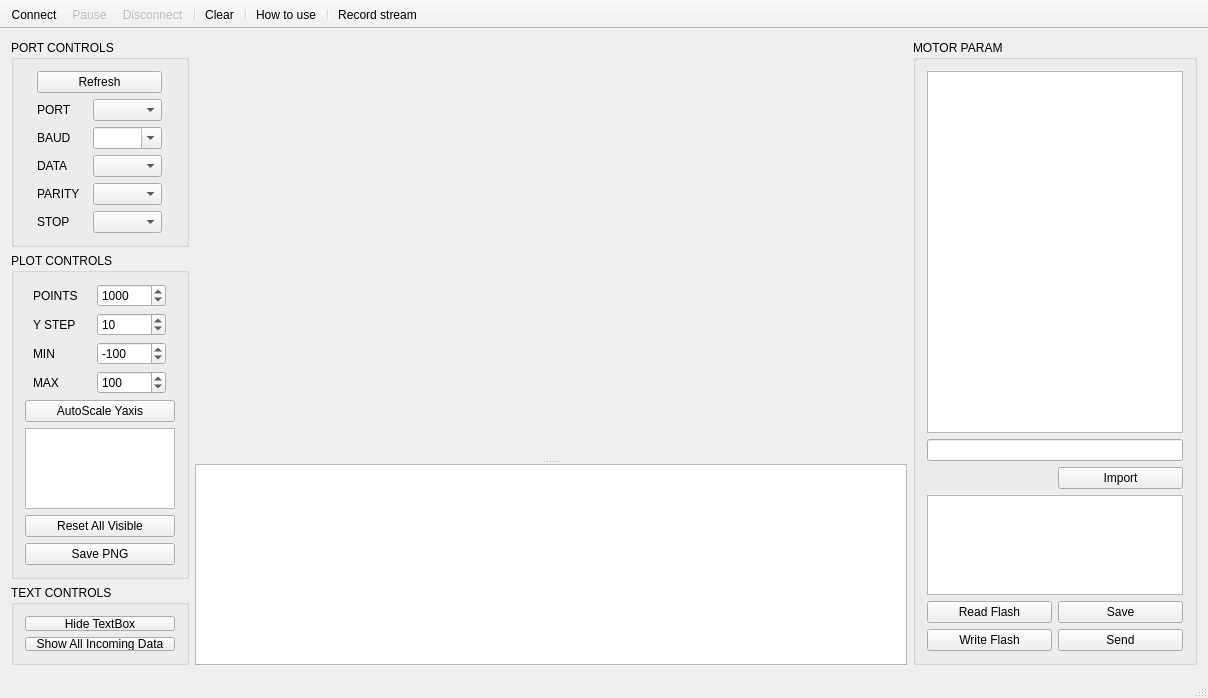
<?xml version="1.0" encoding="UTF-8"?>
<ui version="4.0">
 <class>MainWindow</class>
 <widget class="QMainWindow" name="MainWindow">
  <property name="geometry">
   <rect>
    <x>0</x>
    <y>0</y>
    <width>1208</width>
    <height>698</height>
   </rect>
  </property>
  <property name="minimumSize">
   <size>
    <width>840</width>
    <height>620</height>
   </size>
  </property>
  <property name="windowTitle">
   <string>MainWindow</string>
  </property>
  <widget class="QWidget" name="centralWidget">
   <layout class="QGridLayout" name="gridLayout_3">
    <item row="0" column="0">
     <layout class="QVBoxLayout" name="controlsLayout">
      <item>
       <widget class="QGroupBox" name="PortControlsBox">
        <property name="title">
         <string>PORT CONTROLS</string>
        </property>
        <property name="flat">
         <bool>false</bool>
        </property>
        <property name="checkable">
         <bool>false</bool>
        </property>
        <layout class="QGridLayout" name="gridLayout">
         <item row="0" column="0">
          <layout class="QVBoxLayout" name="verticalLayout_3">
           <item>
            <widget class="QPushButton" name="pushButton">
             <property name="text">
              <string>Refresh</string>
             </property>
            </widget>
           </item>
           <item>
            <layout class="QHBoxLayout" name="horizontalLayout">
             <item>
              <widget class="QLabel" name="labelPort">
               <property name="maximumSize">
                <size>
                 <width>50</width>
                 <height>16777215</height>
                </size>
               </property>
               <property name="text">
                <string>PORT</string>
               </property>
              </widget>
             </item>
             <item>
              <widget class="QComboBox" name="comboPort">
               <property name="sizePolicy">
                <sizepolicy hsizetype="Fixed" vsizetype="Fixed">
                 <horstretch>0</horstretch>
                 <verstretch>0</verstretch>
                </sizepolicy>
               </property>
               <property name="minimumSize">
                <size>
                 <width>69</width>
                 <height>0</height>
                </size>
               </property>
               <property name="maximumSize">
                <size>
                 <width>69</width>
                 <height>16777215</height>
                </size>
               </property>
              </widget>
             </item>
            </layout>
           </item>
           <item>
            <layout class="QHBoxLayout" name="horizontalLayout_2">
             <item>
              <widget class="QLabel" name="labelBaud">
               <property name="maximumSize">
                <size>
                 <width>50</width>
                 <height>16777215</height>
                </size>
               </property>
               <property name="text">
                <string>BAUD</string>
               </property>
              </widget>
             </item>
             <item>
              <widget class="QComboBox" name="comboBaud">
               <property name="sizePolicy">
                <sizepolicy hsizetype="Fixed" vsizetype="Fixed">
                 <horstretch>0</horstretch>
                 <verstretch>0</verstretch>
                </sizepolicy>
               </property>
               <property name="minimumSize">
                <size>
                 <width>69</width>
                 <height>0</height>
                </size>
               </property>
               <property name="maximumSize">
                <size>
                 <width>69</width>
                 <height>16777215</height>
                </size>
               </property>
               <property name="editable">
                <bool>true</bool>
               </property>
              </widget>
             </item>
            </layout>
           </item>
           <item>
            <layout class="QHBoxLayout" name="horizontalLayout_3">
             <item>
              <widget class="QLabel" name="labelData">
               <property name="maximumSize">
                <size>
                 <width>50</width>
                 <height>16777215</height>
                </size>
               </property>
               <property name="text">
                <string>DATA</string>
               </property>
              </widget>
             </item>
             <item>
              <widget class="QComboBox" name="comboData">
               <property name="sizePolicy">
                <sizepolicy hsizetype="Fixed" vsizetype="Fixed">
                 <horstretch>0</horstretch>
                 <verstretch>0</verstretch>
                </sizepolicy>
               </property>
               <property name="minimumSize">
                <size>
                 <width>69</width>
                 <height>0</height>
                </size>
               </property>
               <property name="maximumSize">
                <size>
                 <width>69</width>
                 <height>16777215</height>
                </size>
               </property>
              </widget>
             </item>
            </layout>
           </item>
           <item>
            <layout class="QHBoxLayout" name="horizontalLayout_4">
             <item>
              <widget class="QLabel" name="labelParity">
               <property name="maximumSize">
                <size>
                 <width>50</width>
                 <height>16777215</height>
                </size>
               </property>
               <property name="text">
                <string>PARITY</string>
               </property>
              </widget>
             </item>
             <item>
              <widget class="QComboBox" name="comboParity">
               <property name="sizePolicy">
                <sizepolicy hsizetype="Fixed" vsizetype="Fixed">
                 <horstretch>0</horstretch>
                 <verstretch>0</verstretch>
                </sizepolicy>
               </property>
               <property name="minimumSize">
                <size>
                 <width>69</width>
                 <height>0</height>
                </size>
               </property>
               <property name="maximumSize">
                <size>
                 <width>69</width>
                 <height>16777215</height>
                </size>
               </property>
              </widget>
             </item>
            </layout>
           </item>
           <item>
            <layout class="QHBoxLayout" name="horizontalLayout_5">
             <item>
              <widget class="QLabel" name="labelStop">
               <property name="maximumSize">
                <size>
                 <width>50</width>
                 <height>16777215</height>
                </size>
               </property>
               <property name="text">
                <string>STOP</string>
               </property>
              </widget>
             </item>
             <item>
              <widget class="QComboBox" name="comboStop">
               <property name="sizePolicy">
                <sizepolicy hsizetype="Fixed" vsizetype="Fixed">
                 <horstretch>0</horstretch>
                 <verstretch>0</verstretch>
                </sizepolicy>
               </property>
               <property name="minimumSize">
                <size>
                 <width>69</width>
                 <height>0</height>
                </size>
               </property>
               <property name="maximumSize">
                <size>
                 <width>69</width>
                 <height>16777215</height>
                </size>
               </property>
              </widget>
             </item>
            </layout>
           </item>
          </layout>
         </item>
        </layout>
       </widget>
      </item>
      <item>
       <widget class="QGroupBox" name="PlotControlsBox">
        <property name="title">
         <string>PLOT CONTROLS</string>
        </property>
        <layout class="QGridLayout" name="gridLayout_2">
         <item row="0" column="0">
          <layout class="QVBoxLayout" name="plotControlsLayout">
           <item>
            <layout class="QHBoxLayout" name="horizontalLayout_10">
             <item>
              <widget class="QLabel" name="pointsLabel">
               <property name="minimumSize">
                <size>
                 <width>50</width>
                 <height>0</height>
                </size>
               </property>
               <property name="maximumSize">
                <size>
                 <width>50</width>
                 <height>16777215</height>
                </size>
               </property>
               <property name="text">
                <string>POINTS</string>
               </property>
              </widget>
             </item>
             <item>
              <widget class="QSpinBox" name="spinPoints">
               <property name="minimumSize">
                <size>
                 <width>69</width>
                 <height>0</height>
                </size>
               </property>
               <property name="maximumSize">
                <size>
                 <width>69</width>
                 <height>16777215</height>
                </size>
               </property>
               <property name="minimum">
                <number>0</number>
               </property>
               <property name="maximum">
                <number>999999999</number>
               </property>
               <property name="singleStep">
                <number>10</number>
               </property>
               <property name="value">
                <number>1000</number>
               </property>
              </widget>
             </item>
            </layout>
           </item>
           <item>
            <layout class="QHBoxLayout" name="horizontalLayout_9">
             <item>
              <widget class="QLabel" name="labelYStep">
               <property name="minimumSize">
                <size>
                 <width>50</width>
                 <height>0</height>
                </size>
               </property>
               <property name="maximumSize">
                <size>
                 <width>50</width>
                 <height>16777215</height>
                </size>
               </property>
               <property name="text">
                <string>Y STEP</string>
               </property>
              </widget>
             </item>
             <item>
              <widget class="QSpinBox" name="spinYStep">
               <property name="minimumSize">
                <size>
                 <width>69</width>
                 <height>0</height>
                </size>
               </property>
               <property name="maximumSize">
                <size>
                 <width>69</width>
                 <height>16777215</height>
                </size>
               </property>
               <property name="minimum">
                <number>1</number>
               </property>
               <property name="maximum">
                <number>10000</number>
               </property>
               <property name="singleStep">
                <number>1</number>
               </property>
               <property name="value">
                <number>10</number>
               </property>
              </widget>
             </item>
            </layout>
           </item>
           <item>
            <layout class="QHBoxLayout" name="horizontalLayout_7">
             <item>
              <widget class="QLabel" name="label">
               <property name="minimumSize">
                <size>
                 <width>50</width>
                 <height>0</height>
                </size>
               </property>
               <property name="maximumSize">
                <size>
                 <width>50</width>
                 <height>16777215</height>
                </size>
               </property>
               <property name="text">
                <string>MIN</string>
               </property>
              </widget>
             </item>
             <item>
              <widget class="QSpinBox" name="spinAxesMin">
               <property name="minimumSize">
                <size>
                 <width>69</width>
                 <height>0</height>
                </size>
               </property>
               <property name="maximumSize">
                <size>
                 <width>69</width>
                 <height>16777215</height>
                </size>
               </property>
               <property name="minimum">
                <number>-65536</number>
               </property>
               <property name="maximum">
                <number>65536</number>
               </property>
               <property name="singleStep">
                <number>10</number>
               </property>
               <property name="value">
                <number>-100</number>
               </property>
              </widget>
             </item>
            </layout>
           </item>
           <item>
            <layout class="QHBoxLayout" name="horizontalLayout_8">
             <item>
              <widget class="QLabel" name="label_2">
               <property name="minimumSize">
                <size>
                 <width>50</width>
                 <height>0</height>
                </size>
               </property>
               <property name="maximumSize">
                <size>
                 <width>50</width>
                 <height>16777215</height>
                </size>
               </property>
               <property name="text">
                <string>MAX</string>
               </property>
              </widget>
             </item>
             <item>
              <widget class="QSpinBox" name="spinAxesMax">
               <property name="minimumSize">
                <size>
                 <width>69</width>
                 <height>0</height>
                </size>
               </property>
               <property name="maximumSize">
                <size>
                 <width>69</width>
                 <height>16777215</height>
                </size>
               </property>
               <property name="minimum">
                <number>-65536</number>
               </property>
               <property name="maximum">
                <number>65536</number>
               </property>
               <property name="singleStep">
                <number>10</number>
               </property>
               <property name="value">
                <number>100</number>
               </property>
              </widget>
             </item>
            </layout>
           </item>
           <item>
            <widget class="QPushButton" name="pushButton_AutoScale">
             <property name="sizeIncrement">
              <size>
               <width>0</width>
               <height>8</height>
              </size>
             </property>
             <property name="text">
              <string>AutoScale Yaxis</string>
             </property>
            </widget>
           </item>
           <item>
            <widget class="QListWidget" name="listWidget_Channels">
             <property name="sizePolicy">
              <sizepolicy hsizetype="Minimum" vsizetype="MinimumExpanding">
               <horstretch>0</horstretch>
               <verstretch>0</verstretch>
              </sizepolicy>
             </property>
             <property name="minimumSize">
              <size>
               <width>0</width>
               <height>0</height>
              </size>
             </property>
             <property name="maximumSize">
              <size>
               <width>150</width>
               <height>16777215</height>
              </size>
             </property>
             <property name="layoutDirection">
              <enum>Qt::LeftToRight</enum>
             </property>
             <property name="autoScroll">
              <bool>false</bool>
             </property>
             <property name="editTriggers">
              <set>QAbstractItemView::NoEditTriggers</set>
             </property>
             <property name="alternatingRowColors">
              <bool>true</bool>
             </property>
             <property name="selectionBehavior">
              <enum>QAbstractItemView::SelectItems</enum>
             </property>
             <property name="textElideMode">
              <enum>Qt::ElideMiddle</enum>
             </property>
             <property name="resizeMode">
              <enum>QListView::Adjust</enum>
             </property>
             <property name="modelColumn">
              <number>0</number>
             </property>
             <property name="selectionRectVisible">
              <bool>true</bool>
             </property>
            </widget>
           </item>
           <item>
            <widget class="QPushButton" name="pushButton_ResetVisible">
             <property name="text">
              <string>Reset All Visible</string>
             </property>
            </widget>
           </item>
           <item>
            <widget class="QPushButton" name="savePNGButton">
             <property name="text">
              <string>Save PNG</string>
             </property>
            </widget>
           </item>
          </layout>
         </item>
        </layout>
       </widget>
      </item>
      <item>
       <spacer name="verticalSpacer">
        <property name="orientation">
         <enum>Qt::Vertical</enum>
        </property>
        <property name="sizeHint" stdset="0">
         <size>
          <width>20</width>
          <height>40</height>
         </size>
        </property>
       </spacer>
      </item>
      <item>
       <widget class="QGroupBox" name="gridGroupBox">
        <property name="minimumSize">
         <size>
          <width>0</width>
          <height>80</height>
         </size>
        </property>
        <property name="title">
         <string>TEXT CONTROLS</string>
        </property>
        <layout class="QGridLayout" name="TextControlsBox">
         <item row="0" column="0">
          <layout class="QVBoxLayout" name="verticalLayout">
           <item>
            <widget class="QPushButton" name="pushButton_TextEditHide">
             <property name="text">
              <string>Hide TextBox</string>
             </property>
             <property name="checkable">
              <bool>true</bool>
             </property>
             <property name="checked">
              <bool>false</bool>
             </property>
            </widget>
           </item>
           <item>
            <widget class="QPushButton" name="pushButton_ShowallData">
             <property name="text">
              <string>Show All Incoming Data</string>
             </property>
             <property name="checkable">
              <bool>true</bool>
             </property>
            </widget>
           </item>
          </layout>
         </item>
        </layout>
       </widget>
      </item>
     </layout>
    </item>
    <item row="0" column="1">
     <layout class="QGridLayout" name="gridLayout_4">
      <item row="0" column="0">
       <spacer name="horizontalSpacer">
        <property name="orientation">
         <enum>Qt::Horizontal</enum>
        </property>
        <property name="sizeHint" stdset="0">
         <size>
          <width>40</width>
          <height>1</height>
         </size>
        </property>
       </spacer>
      </item>
      <item row="1" column="0">
       <widget class="QSplitter" name="splitter">
        <property name="sizePolicy">
         <sizepolicy hsizetype="Expanding" vsizetype="MinimumExpanding">
          <horstretch>0</horstretch>
          <verstretch>0</verstretch>
         </sizepolicy>
        </property>
        <property name="font">
         <font>
          <family>Consolas</family>
         </font>
        </property>
        <property name="frameShape">
         <enum>QFrame::NoFrame</enum>
        </property>
        <property name="orientation">
         <enum>Qt::Vertical</enum>
        </property>
        <property name="opaqueResize">
         <bool>true</bool>
        </property>
        <property name="handleWidth">
         <number>5</number>
        </property>
        <property name="childrenCollapsible">
         <bool>false</bool>
        </property>
        <widget class="QCustomPlot" name="plot" native="true">
         <property name="sizePolicy">
          <sizepolicy hsizetype="Preferred" vsizetype="Expanding">
           <horstretch>0</horstretch>
           <verstretch>0</verstretch>
          </sizepolicy>
         </property>
         <property name="minimumSize">
          <size>
           <width>0</width>
           <height>400</height>
          </size>
         </property>
        </widget>
        <widget class="QTextEdit" name="textEdit_UartWindow">
         <property name="sizePolicy">
          <sizepolicy hsizetype="Preferred" vsizetype="Minimum">
           <horstretch>0</horstretch>
           <verstretch>0</verstretch>
          </sizepolicy>
         </property>
         <property name="minimumSize">
          <size>
           <width>0</width>
           <height>150</height>
          </size>
         </property>
        </widget>
       </widget>
      </item>
     </layout>
    </item>
    <item row="0" column="2">
     <widget class="QGroupBox" name="groupBox">
      <property name="minimumSize">
       <size>
        <width>200</width>
        <height>0</height>
       </size>
      </property>
      <property name="title">
       <string>MOTOR PARAM</string>
      </property>
      <layout class="QGridLayout" name="gridLayout_5">
       <item row="5" column="1">
        <widget class="QPushButton" name="pushButton_SaveParam">
         <property name="text">
          <string>Save</string>
         </property>
        </widget>
       </item>
       <item row="2" column="0" colspan="2">
        <widget class="QLineEdit" name="lineEdit_ConfigFile">
         <property name="readOnly">
          <bool>true</bool>
         </property>
        </widget>
       </item>
       <item row="7" column="1">
        <widget class="QPushButton" name="pushButton_Send">
         <property name="text">
          <string>Send</string>
         </property>
        </widget>
       </item>
       <item row="5" column="0">
        <widget class="QPushButton" name="pushButton_ReadFlash">
         <property name="text">
          <string>Read Flash</string>
         </property>
        </widget>
       </item>
       <item row="3" column="1">
        <widget class="QPushButton" name="pushButton_Import">
         <property name="text">
          <string>Import</string>
         </property>
        </widget>
       </item>
       <item row="7" column="0">
        <widget class="QPushButton" name="pushButton_WriteFlash">
         <property name="text">
          <string>Write Flash</string>
         </property>
        </widget>
       </item>
       <item row="1" column="0" colspan="2">
        <widget class="QTableView" name="tableView_MotorParam">
         <property name="minimumSize">
          <size>
           <width>200</width>
           <height>0</height>
          </size>
         </property>
        </widget>
       </item>
       <item row="4" column="0" colspan="2">
        <widget class="QTextEdit" name="textEdit">
         <property name="maximumSize">
          <size>
           <width>16777215</width>
           <height>100</height>
          </size>
         </property>
        </widget>
       </item>
      </layout>
     </widget>
    </item>
   </layout>
  </widget>
  <widget class="QStatusBar" name="statusBar"/>
  <widget class="QToolBar" name="toolBar">
   <property name="windowTitle">
    <string>toolBar</string>
   </property>
   <property name="movable">
    <bool>false</bool>
   </property>
   <property name="allowedAreas">
    <set>Qt::TopToolBarArea</set>
   </property>
   <property name="floatable">
    <bool>false</bool>
   </property>
   <attribute name="toolBarArea">
    <enum>TopToolBarArea</enum>
   </attribute>
   <attribute name="toolBarBreak">
    <bool>false</bool>
   </attribute>
   <addaction name="actionConnect"/>
   <addaction name="actionPause_Plot"/>
   <addaction name="actionDisconnect"/>
   <addaction name="separator"/>
   <addaction name="actionClear"/>
   <addaction name="separator"/>
   <addaction name="actionHow_to_use"/>
   <addaction name="separator"/>
   <addaction name="actionRecord_stream"/>
  </widget>
  <action name="actionConnect">
   <property name="icon">
    <iconset resource="res/serial_port_plotter.qrc">
     <normaloff>:/serial_port_plotter/play_nor.png</normaloff>
     <normalon>:/serial_port_plotter/play_nor.png</normalon>
     <disabledoff>:/serial_port_plotter/play_dis.png</disabledoff>
     <disabledon>:/serial_port_plotter/play_dis.png</disabledon>
     <activeoff>:/serial_port_plotter/play_act.png</activeoff>
     <activeon>:/serial_port_plotter/play_act.png</activeon>
     <selectedoff>:/serial_port_plotter/play_act.png</selectedoff>
     <selectedon>:/serial_port_plotter/play_act.png</selectedon>:/serial_port_plotter/play_nor.png</iconset>
   </property>
   <property name="text">
    <string>Connect</string>
   </property>
   <property name="toolTip">
    <string>Connect to COM port</string>
   </property>
  </action>
  <action name="actionPause_Plot">
   <property name="enabled">
    <bool>false</bool>
   </property>
   <property name="icon">
    <iconset resource="res/serial_port_plotter.qrc">
     <normaloff>:/serial_port_plotter/pause_nor.png</normaloff>
     <normalon>:/serial_port_plotter/pause_nor.png</normalon>
     <disabledoff>:/serial_port_plotter/pause_dis.png</disabledoff>
     <disabledon>:/serial_port_plotter/pause_dis.png</disabledon>
     <activeoff>:/serial_port_plotter/pause_act.png</activeoff>
     <activeon>:/serial_port_plotter/pause_act.png</activeon>
     <selectedoff>:/serial_port_plotter/pause_act.png</selectedoff>
     <selectedon>:/serial_port_plotter/pause_act.png</selectedon>:/serial_port_plotter/pause_nor.png</iconset>
   </property>
   <property name="text">
    <string>Pause</string>
   </property>
   <property name="toolTip">
    <string>Pause plot</string>
   </property>
  </action>
  <action name="actionDisconnect">
   <property name="enabled">
    <bool>false</bool>
   </property>
   <property name="icon">
    <iconset resource="res/serial_port_plotter.qrc">
     <normaloff>:/serial_port_plotter/stop_nor.png</normaloff>
     <normalon>:/serial_port_plotter/stop_nor.png</normalon>
     <disabledoff>:/serial_port_plotter/stop_dis.png</disabledoff>
     <disabledon>:/serial_port_plotter/stop_dis.png</disabledon>
     <activeoff>:/serial_port_plotter/stop_act.png</activeoff>
     <activeon>:/serial_port_plotter/stop_act.png</activeon>
     <selectedoff>:/serial_port_plotter/stop_act.png</selectedoff>
     <selectedon>:/serial_port_plotter/stop_act.png</selectedon>:/serial_port_plotter/stop_nor.png</iconset>
   </property>
   <property name="text">
    <string>Disconnect</string>
   </property>
   <property name="toolTip">
    <string>Disconnect COM port</string>
   </property>
  </action>
  <action name="actionClear">
   <property name="enabled">
    <bool>true</bool>
   </property>
   <property name="icon">
    <iconset resource="res/serial_port_plotter.qrc">
     <normaloff>:/serial_port_plotter/clear_nor.png</normaloff>
     <normalon>:/serial_port_plotter/clear_nor.png</normalon>
     <disabledoff>:/serial_port_plotter/clear_dis.png</disabledoff>
     <disabledon>:/serial_port_plotter/clear_dis.png</disabledon>
     <activeoff>:/serial_port_plotter/clear_act.png</activeoff>
     <activeon>:/serial_port_plotter/clear_act.png</activeon>
     <selectedoff>:/serial_port_plotter/clear_act.png</selectedoff>
     <selectedon>:/serial_port_plotter/clear_act.png</selectedon>:/serial_port_plotter/clear_nor.png</iconset>
   </property>
   <property name="text">
    <string>Clear</string>
   </property>
   <property name="toolTip">
    <string>Clear plot data</string>
   </property>
  </action>
  <action name="actionHow_to_use">
   <property name="icon">
    <iconset resource="res/serial_port_plotter.qrc">
     <normaloff>:/serial_port_plotter/help_nor.png</normaloff>
     <normalon>:/serial_port_plotter/help_nor.png</normalon>
     <disabledoff>:/serial_port_plotter/help_dis.png</disabledoff>
     <disabledon>:/serial_port_plotter/help_dis.png</disabledon>
     <activeoff>:/serial_port_plotter/help_act.png</activeoff>
     <activeon>:/serial_port_plotter/help_act.png</activeon>
     <selectedoff>:/serial_port_plotter/help_act.png</selectedoff>
     <selectedon>:/serial_port_plotter/help_act.png</selectedon>:/serial_port_plotter/help_nor.png</iconset>
   </property>
   <property name="text">
    <string>How to use</string>
   </property>
  </action>
  <action name="actionRecord_stream">
   <property name="checkable">
    <bool>true</bool>
   </property>
   <property name="checked">
    <bool>false</bool>
   </property>
   <property name="enabled">
    <bool>true</bool>
   </property>
   <property name="icon">
    <iconset resource="res/serial_port_plotter.qrc">
     <normaloff>:/icons/line_icon_set/document.png</normaloff>
     <normalon>:/icons/line_icon_set_text/document.png</normalon>
     <disabledoff>:/icons/line_icon_set/document.png</disabledoff>:/icons/line_icon_set/document.png</iconset>
   </property>
   <property name="text">
    <string>Record stream</string>
   </property>
   <property name="toolTip">
    <string>Record the incoming data to a .csv file ( shortcut : s )</string>
   </property>
   <property name="shortcut">
    <string/>
   </property>
   <property name="visible">
    <bool>true</bool>
   </property>
  </action>
 </widget>
 <layoutdefault spacing="6" margin="11"/>
 <customwidgets>
  <customwidget>
   <class>QCustomPlot</class>
   <extends>QWidget</extends>
   <header location="global">qcustomplot/qcustomplot.h</header>
   <container>1</container>
  </customwidget>
 </customwidgets>
 <resources>
  <include location="res/serial_port_plotter.qrc"/>
 </resources>
 <connections/>
</ui>
